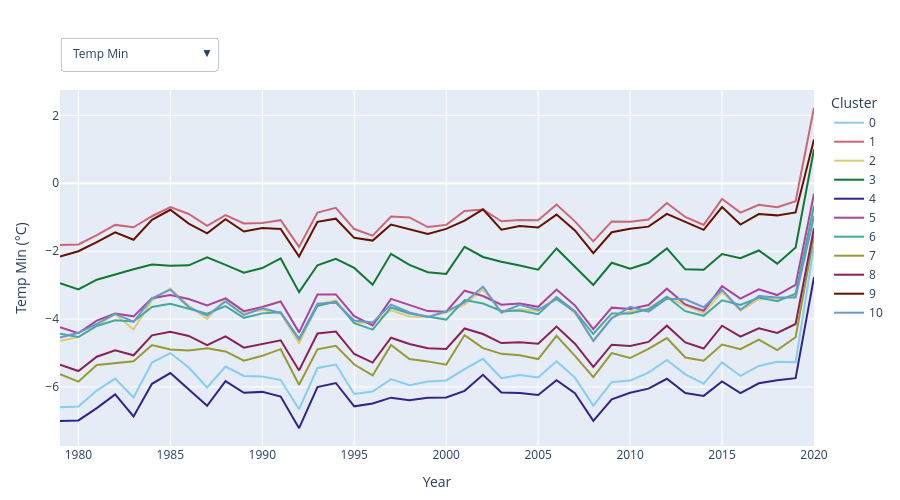

The code cell stored with this chart in its notebook:
### Code cell
unit_mapping = {
    "Temp Min": "°C",
    "Temp Max": "°C",
    "Precipitation": "mm",
    "Ground Water Rights": "L/s",
    "Surface Water Rights": "L/s",
    "PET": "mm",
    "NDVI": "",
    "NDWI": "",
}
vars_order = list(unit_mapping.keys())
default_var = vars_order[0]

# Optional guide lines
guide_lines = [
    # {"value": 0.0, "orientation": "h", "label": "Zero line", "color": "grey", "style": "dash", "width": 1},
]

long_parts = []
for var in vars_order:
    var_cols = [c for c in df.columns if c.startswith(f"{var} ")]
    if not var_cols:
        continue

    block = df[var_cols + ["cluster"]].copy()
    date_index = pd.to_datetime(
        [c.replace(f"{var} ", "") for c in var_cols], errors="raise"
    )
    block.columns = date_index.tolist() + ["cluster"]

    block = block.melt(id_vars="cluster", var_name="date", value_name="value")
    block["variable"] = var
    block["date"] = pd.to_datetime(block["date"], errors="raise")

    long_parts.append(block)

tidy = pd.concat(long_parts, ignore_index=True)

tidy["year"] = tidy["date"].dt.year
tidy_annual = tidy.groupby(["cluster", "variable", "year"], as_index=False).mean(
    numeric_only=True
)

clusters = tidy_annual["cluster"].unique()

fig = go.Figure()
# build initial traces (sorted by year)
for clus in clusters:
    sub = tidy_annual.query(
        "cluster == @clus and variable == @default_var"
    ).sort_values("year")
    fig.add_trace(
        go.Scatter(
            x=sub["year"].values,
            y=sub["value"].values,
            mode="lines",
            name=str(clus),
            line=dict(color=COLOR_MAP_NUM[clus], width=2),
        )
    )

buttons = []
for var in vars_order:
    xs = [
        (
            tidy_annual.query("cluster == @clus and variable == @var")
            .sort_values("year")["year"]
            .values
        )
        for clus in clusters
    ]
    ys = [
        (
            tidy_annual.query("cluster == @clus and variable == @var")
            .sort_values("year")["value"]
            .values
        )
        for clus in clusters
    ]

    label = var + (f" ({unit_mapping[var]})" if unit_mapping[var] else "")
    buttons.append(
        dict(
            label=var,
            method="update",
            args=[
                {"x": xs, "y": ys},  # ← update both
                {
                    "title": f"Average {var} by Cluster",
                    "yaxis": {"title": {"text": label}, "autorange": True},
                },
            ],
        )
    )

for ln in guide_lines:
    if ln["orientation"].lower().startswith("h"):
        fig.add_shape(
            type="line",
            x0=tidy_annual["year"].min(),
            x1=tidy_annual["year"].max(),
            y0=ln["value"],
            y1=ln["value"],
            line=dict(
                color=ln.get("color", "red"),
                dash=ln.get("style", "dash"),
                width=ln.get("width", 2),
            ),
        )
    else:
        fig.add_shape(
            type="line",
            y0=tidy_annual["value"].min(),
            y1=tidy_annual["value"].max(),
            x0=ln["value"],
            x1=ln["value"],
            line=dict(
                color=ln.get("color", "red"),
                dash=ln.get("style", "dash"),
                width=ln.get("width", 2),
            ),
        )

fig.update_layout(
    xaxis_title="Year",
    yaxis_title=f"{default_var}"
    + (f" ({unit_mapping[default_var]})" if unit_mapping[default_var] else ""),
    updatemenus=[
        dict(
            type="dropdown",
            direction="down",
            showactive=True,
            buttons=buttons,
            x=0.0,
            xanchor="left",
            y=1.15,
            yanchor="top",
        )
    ],
    legend_title_text="Cluster",
    height=500,
    width=900,
    margin=dict(t=90, r=20, l=60, b=50),
)

fig

### Figure 1 — Plotly figure (JSON) as saved in the notebook; plotly's stock layout.template omitted (floating-point values rounded to 4 significant figures; data arrays with more than 128 entries replaced by an {"elided": "..."} marker saying what was removed)
{"data": [{"line": {"color": "#88CCEE", "width": 2}, "mode": "lines", "name": "0", "type": "scatter", "x": [1979, 1980, 1981, 1982, 1983, 1984, 1985, 1986, 1987, 1988, 1989, 1990, 1991, 1992, 1993, 1994, 1995, 1996, 1997, 1998, 1999, 2000, 2001, 2002, 2003, 2004, 2005, 2006, 2007, 2008, 2009, 2010, 2011, 2012, 2013, 2014, 2015, 2016, 2017, 2018, 2019, 2020], "y": [-6.597, -6.573, -6.104, -5.753, -6.308, -5.279, -5.0, -5.428, -6.016, -5.399, -5.675, -5.691, -5.796, -6.654, -5.44, -5.338, -6.204, -6.133, -5.769, -5.947, -5.835, -5.808, -5.477, -5.171, -5.744, -5.648, -5.717, -5.243, -5.723, -6.546, -5.856, -5.812, -5.577, -5.204, -5.627, -5.899, -5.274, -5.674, -5.379, -5.255, -5.271, -1.853]}, {"line": {"color": "#CC6677", "width": 2}, "mode": "lines", "name": "1", "type": "scatter", "x": [1979, 1980, 1981, 1982, 1983, 1984, 1985, 1986, 1987, 1988, 1989, 1990, 1991, 1992, 1993, 1994, 1995, 1996, 1997, 1998, 1999, 2000, 2001, 2002, 2003, 2004, 2005, 2006, 2007, 2008, 2009, 2010, 2011, 2012, 2013, 2014, 2015, 2016, 2017, 2018, 2019, 2020], "y": [-1.818, -1.802, -1.526, -1.225, -1.295, -0.9706, -0.7018, -0.9039, -1.253, -0.9352, -1.182, -1.17, -1.087, -1.875, -0.8612, -0.722, -1.348, -1.544, -0.979, -1.004, -1.288, -1.226, -0.8175, -0.772, -1.118, -1.084, -1.089, -0.6259, -1.121, -1.711, -1.122, -1.131, -1.065, -0.5824, -0.9924, -1.226, -0.458, -0.8629, -0.6322, -0.7042, -0.5261, 2.223]}, {"line": {"color": "#DDCC77", "width": 2}, "mode": "lines", "name": "2", "type": "scatter", "x": [1979, 1980, 1981, 1982, 1983, 1984, 1985, 1986, 1987, 1988, 1989, 1990, 1991, 1992, 1993, 1994, 1995, 1996, 1997, 1998, 1999, 2000, 2001, 2002, 2003, 2004, 2005, 2006, 2007, 2008, 2009, 2010, 2011, 2012, 2013, 2014, 2015, 2016, 2017, 2018, 2019, 2020], "y": [-4.645, -4.53, -4.195, -3.856, -4.306, -3.448, -3.099, -3.605, -3.994, -3.396, -3.813, -3.73, -3.822, -4.718, -3.568, -3.446, -4.109, -4.11, -3.74, -3.922, -3.937, -3.806, -3.577, -3.123, -3.811, -3.712, -3.762, -3.363, -3.826, -4.627, -3.953, -3.779, -3.691, -3.337, -3.6, -3.826, -3.205, -3.754, -3.412, -3.398, -3.327, -0.9435]}, {"line": {"color": "#117733", "width": 2}, "mode": "lines", "name": "3", "type": "scatter", "x": [1979, 1980, 1981, 1982, 1983, 1984, 1985, 1986, 1987, 1988, 1989, 1990, 1991, 1992, 1993, 1994, 1995, 1996, 1997, 1998, 1999, 2000, 2001, 2002, 2003, 2004, 2005, 2006, 2007, 2008, 2009, 2010, 2011, 2012, 2013, 2014, 2015, 2016, 2017, 2018, 2019, 2020], "y": [-2.941, -3.126, -2.84, -2.678, -2.532, -2.393, -2.432, -2.418, -2.182, -2.402, -2.631, -2.496, -2.214, -3.206, -2.415, -2.225, -2.492, -2.987, -2.076, -2.402, -2.621, -2.67, -1.871, -2.171, -2.313, -2.423, -2.543, -1.92, -2.466, -2.994, -2.341, -2.519, -2.34, -1.916, -2.535, -2.548, -2.084, -2.204, -1.979, -2.368, -1.888, 1.001]}, {"line": {"color": "#332288", "width": 2}, "mode": "lines", "name": "4", "type": "scatter", "x": [1979, 1980, 1981, 1982, 1983, 1984, 1985, 1986, 1987, 1988, 1989, 1990, 1991, 1992, 1993, 1994, 1995, 1996, 1997, 1998, 1999, 2000, 2001, 2002, 2003, 2004, 2005, 2006, 2007, 2008, 2009, 2010, 2011, 2012, 2013, 2014, 2015, 2016, 2017, 2018, 2019, 2020], "y": [-7.004, -6.984, -6.621, -6.217, -6.868, -5.905, -5.588, -6.075, -6.556, -5.83, -6.172, -6.144, -6.28, -7.214, -6.004, -5.882, -6.57, -6.487, -6.314, -6.387, -6.315, -6.31, -6.113, -5.641, -6.163, -6.178, -6.236, -5.798, -6.18, -6.996, -6.362, -6.171, -6.049, -5.757, -6.176, -6.262, -5.834, -6.181, -5.892, -5.804, -5.739, -2.765]}, {"line": {"color": "#AA4499", "width": 2}, "mode": "lines", "name": "5", "type": "scatter", "x": [1979, 1980, 1981, 1982, 1983, 1984, 1985, 1986, 1987, 1988, 1989, 1990, 1991, 1992, 1993, 1994, 1995, 1996, 1997, 1998, 1999, 2000, 2001, 2002, 2003, 2004, 2005, 2006, 2007, 2008, 2009, 2010, 2011, 2012, 2013, 2014, 2015, 2016, 2017, 2018, 2019, 2020], "y": [-4.238, -4.415, -4.045, -3.834, -3.92, -3.383, -3.291, -3.41, -3.595, -3.389, -3.765, -3.644, -3.482, -4.392, -3.274, -3.272, -3.914, -4.188, -3.405, -3.593, -3.764, -3.783, -3.163, -3.32, -3.576, -3.544, -3.639, -3.128, -3.599, -4.299, -3.663, -3.701, -3.587, -3.104, -3.568, -3.755, -3.031, -3.399, -3.125, -3.292, -2.994, -0.3063]}, {"line": {"color": "#44AA99", "width": 2}, "mode": "lines", "name": "6", "type": "scatter", "x": [1979, 1980, 1981, 1982, 1983, 1984, 1985, 1986, 1987, 1988, 1989, 1990, 1991, 1992, 1993, 1994, 1995, 1996, 1997, 1998, 1999, 2000, 2001, 2002, 2003, 2004, 2005, 2006, 2007, 2008, 2009, 2010, 2011, 2012, 2013, 2014, 2015, 2016, 2017, 2018, 2019, 2020], "y": [-4.434, -4.529, -4.202, -4.036, -4.069, -3.643, -3.546, -3.687, -3.841, -3.617, -3.962, -3.831, -3.799, -4.599, -3.614, -3.485, -4.123, -4.31, -3.657, -3.837, -3.934, -4.015, -3.438, -3.539, -3.761, -3.744, -3.857, -3.352, -3.768, -4.439, -3.832, -3.836, -3.71, -3.344, -3.768, -3.904, -3.448, -3.583, -3.366, -3.471, -3.252, -0.6592]}, {"line": {"color": "#999933", "width": 2}, "mode": "lines", "name": "7", "type": "scatter", "x": [1979, 1980, 1981, 1982, 1983, 1984, 1985, 1986, 1987, 1988, 1989, 1990, 1991, 1992, 1993, 1994, 1995, 1996, 1997, 1998, 1999, 2000, 2001, 2002, 2003, 2004, 2005, 2006, 2007, 2008, 2009, 2010, 2011, 2012, 2013, 2014, 2015, 2016, 2017, 2018, 2019, 2020], "y": [-5.626, -5.843, -5.35, -5.3, -5.241, -4.766, -4.898, -4.927, -4.856, -4.953, -5.224, -5.082, -4.886, -5.933, -4.891, -4.788, -5.339, -5.659, -4.762, -5.176, -5.246, -5.342, -4.47, -4.854, -5.024, -5.063, -5.178, -4.493, -5.081, -5.708, -5.002, -5.147, -4.876, -4.559, -5.132, -5.228, -4.748, -4.884, -4.602, -4.915, -4.534, -1.535]}, {"line": {"color": "#882255", "width": 2}, "mode": "lines", "name": "8", "type": "scatter", "x": [1979, 1980, 1981, 1982, 1983, 1984, 1985, 1986, 1987, 1988, 1989, 1990, 1991, 1992, 1993, 1994, 1995, 1996, 1997, 1998, 1999, 2000, 2001, 2002, 2003, 2004, 2005, 2006, 2007, 2008, 2009, 2010, 2011, 2012, 2013, 2014, 2015, 2016, 2017, 2018, 2019, 2020], "y": [-5.344, -5.531, -5.109, -4.918, -5.066, -4.478, -4.371, -4.497, -4.765, -4.507, -4.843, -4.744, -4.624, -5.512, -4.424, -4.368, -5.029, -5.282, -4.548, -4.734, -4.86, -4.878, -4.277, -4.439, -4.706, -4.679, -4.729, -4.219, -4.724, -5.407, -4.753, -4.792, -4.672, -4.195, -4.688, -4.867, -4.194, -4.519, -4.272, -4.406, -4.145, -1.319]}, {"line": {"color": "#661100", "width": 2}, "mode": "lines", "name": "9", "type": "scatter", "x": [1979, 1980, 1981, 1982, 1983, 1984, 1985, 1986, 1987, 1988, 1989, 1990, 1991, 1992, 1993, 1994, 1995, 1996, 1997, 1998, 1999, 2000, 2001, 2002, 2003, 2004, 2005, 2006, 2007, 2008, 2009, 2010, 2011, 2012, 2013, 2014, 2015, 2016, 2017, 2018, 2019, 2020], "y": [-2.161, -2.002, -1.731, -1.447, -1.663, -1.078, -0.7811, -1.187, -1.472, -1.06, -1.42, -1.319, -1.344, -2.159, -1.135, -1.043, -1.607, -1.687, -1.214, -1.35, -1.496, -1.344, -1.103, -0.7657, -1.367, -1.261, -1.302, -0.9213, -1.387, -2.059, -1.441, -1.337, -1.277, -0.9014, -1.139, -1.37, -0.6988, -1.216, -0.9083, -0.9451, -0.8582, 1.29]}, {"line": {"color": "#6699CC", "width": 2}, "mode": "lines", "name": "10", "type": "scatter", "x": [1979, 1980, 1981, 1982, 1983, 1984, 1985, 1986, 1987, 1988, 1989, 1990, 1991, 1992, 1993, 1994, 1995, 1996, 1997, 1998, 1999, 2000, 2001, 2002, 2003, 2004, 2005, 2006, 2007, 2008, 2009, 2010, 2011, 2012, 2013, 2014, 2015, 2016, 2017, 2018, 2019, 2020], "y": [-4.544, -4.403, -4.138, -3.848, -4.078, -3.391, -3.133, -3.646, -3.899, -3.481, -3.88, -3.683, -3.82, -4.58, -3.547, -3.522, -4.041, -4.101, -3.572, -3.804, -3.941, -3.771, -3.508, -3.043, -3.803, -3.58, -3.727, -3.413, -3.781, -4.644, -3.978, -3.638, -3.781, -3.399, -3.415, -3.651, -3.141, -3.725, -3.324, -3.364, -3.364, -0.9704]}], "layout": {"height": 500, "legend": {"title": {"text": "Cluster"}}, "margin": {"b": 50, "l": 60, "r": 20, "t": 90}, "updatemenus": [{"buttons": [{"args": [{"x": {"elided": "11x42 int values"}, "y": {"elided": "11x42 float values"}}, {"title": "Average Temp Min by Cluster", "yaxis": {"autorange": true, "title": {"text": "Temp Min (°C)"}}}], "label": "Temp Min", "method": "update"}, {"args": [{"x": {"elided": "11x42 int values"}, "y": {"elided": "11x42 float values"}}, {"title": "Average Temp Max by Cluster", "yaxis": {"autorange": true, "title": {"text": "Temp Max (°C)"}}}], "label": "Temp Max", "method": "update"}, {"args": [{"x": {"elided": "11x42 int values"}, "y": {"elided": "11x42 float values"}}, {"title": "Average Precipitation by Cluster", "yaxis": {"autorange": true, "title": {"text": "Precipitation (mm)"}}}], "label": "Precipitation", "method": "update"}, {"args": [{"x": {"elided": "11x56 int values"}, "y": {"elided": "11x56 float values"}}, {"title": "Average Ground Water Rights by Cluster", "yaxis": {"autorange": true, "title": {"text": "Ground Water Rights (L/s)"}}}], "label": "Ground Water Rights", "method": "update"}, {"args": [{"x": {"elided": "11x97 int values"}, "y": {"elided": "11x97 float values"}}, {"title": "Average Surface Water Rights by Cluster", "yaxis": {"autorange": true, "title": {"text": "Surface Water Rights (L/s)"}}}], "label": "Surface Water Rights", "method": "update"}, {"args": [{"x": {"elided": "11x42 int values"}, "y": {"elided": "11x42 float values"}}, {"title": "Average PET by Cluster", "yaxis": {"autorange": true, "title": {"text": "PET (mm)"}}}], "label": "PET", "method": "update"}, {"args": [{"x": [[2019, 2020, 2021, 2022, 2023, 2024], [2019, 2020, 2021, 2022, 2023, 2024], [2019, 2020, 2021, 2022, 2023, 2024], [2019, 2020, 2021, 2022, 2023, 2024], [2019, 2020, 2021, 2022, 2023, 2024], [2019, 2020, 2021, 2022, 2023, 2024], [2019, 2020, 2021, 2022, 2023, 2024], [2019, 2020, 2021, 2022, 2023, 2024], [2019, 2020, 2021, 2022, 2023, 2024], [2019, 2020, 2021, 2022, 2023, 2024], [2019, 2020, 2021, 2022, 2023, 2024]], "y": [[0.2816, 0.2915, 0.2622, 0.2555, 0.2654, 0.2779], [0.3304, 0.3422, 0.3093, 0.2948, 0.3107, 0.3077], [0.3201, 0.3335, 0.3054, 0.3034, 0.317, 0.3263], [0.2563, 0.2606, 0.2245, 0.215, 0.2402, 0.2339], [0.2999, 0.3065, 0.2792, 0.2796, 0.2863, 0.3073], [0.3378, 0.3422, 0.3159, 0.2892, 0.2956, 0.291], [0.3096, 0.3159, 0.2868, 0.2694, 0.2796, 0.2842], [0.1662, 0.1704, 0.1406, 0.1394, 0.1363, 0.1295], [0.3411, 0.3527, 0.3195, 0.3017, 0.3194, 0.3163], [0.3027, 0.3069, 0.2792, 0.2723, 0.2882, 0.2966], [0.2735, 0.2908, 0.2737, 0.2681, 0.2812, 0.2914]]}, {"title": "Average NDVI by Cluster", "yaxis": {"autorange": true, "title": {"text": "NDVI"}}}], "label": "NDVI", "method": "update"}, {"args": [{"x": [[2019, 2020, 2021, 2022, 2023, 2024], [2019, 2020, 2021, 2022, 2023, 2024], [2019, 2020, 2021, 2022, 2023, 2024], [2019, 2020, 2021, 2022, 2023, 2024], [2019, 2020, 2021, 2022, 2023, 2024], [2019, 2020, 2021, 2022, 2023, 2024], [2019, 2020, 2021, 2022, 2023, 2024], [2019, 2020, 2021, 2022, 2023, 2024], [2019, 2020, 2021, 2022, 2023, 2024], [2019, 2020, 2021, 2022, 2023, 2024], [2019, 2020, 2021, 2022, 2023, 2024]], "y": [[0.007373, 0.01504, 0.001851, 0.002086, -0.00868, 0.01476], [0.02731, 0.03847, 0.01491, 0.01152, 0.008084, 0.03219], [0.06397, 0.06856, 0.0613, 0.05639, 0.05171, 0.07013], [0.04848, 0.05478, 0.09067, 0.04257, 0.03208, 0.03293], [0.02003, 0.03121, 0.01732, 0.02215, 0.009465, 0.03614], [0.05817, 0.06499, 0.05581, 0.03849, 0.02827, 0.03507], [0.08595, 0.09113, 0.0808, 0.07638, 0.07116, 0.07683], [0.004751, -0.001883, -0.004933, -0.01349, -0.02428, -0.0331], [0.09581, 0.1091, 0.1025, 0.08723, 0.08357, 0.0883], [0.03004, 0.03693, 0.02111, 0.02112, 0.02087, 0.03954], [0.08749, 0.09553, 0.09279, 0.08676, 0.08514, 0.09567]]}, {"title": "Average NDWI by Cluster", "yaxis": {"autorange": true, "title": {"text": "NDWI"}}}], "label": "NDWI", "method": "update"}], "direction": "down", "showactive": true, "type": "dropdown", "x": 0, "xanchor": "left", "y": 1.15, "yanchor": "top"}], "width": 900, "xaxis": {"title": {"text": "Year"}}, "yaxis": {"title": {"text": "Temp Min (°C)"}}}}
